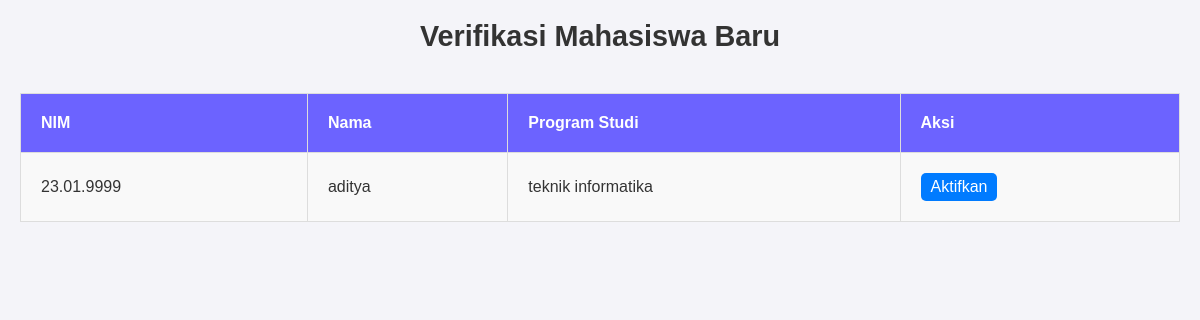
/verifikasi_mahasiswa.php (signed in), run on the app's committed database.
### tables this page shows
CREATE TABLE `mahasiswa` (
  `id` int(11) NOT NULL,
  `nim` varchar(20) DEFAULT NULL,
  `nama` varchar(100) NOT NULL,
  `program_studi` varchar(50) NOT NULL,
  `user_id` int(11) DEFAULT NULL,
  `status` enum('admin_input','registered') DEFAULT NULL,
  `password` varchar(255) NOT NULL
);

### verifikasi_mahasiswa.php (the view, shortened to what this page needs)
<?php
require_once "config.php";
$stmt = $pdo->query("
    SELECT m.*
    FROM mahasiswa m
    LEFT JOIN mahasiswa_aktif ma ON m.id = ma.mahasiswa_id
    WHERE ma.id IS NULL
");
$mahasiswa_baru = $stmt->fetchAll();
?>
<!DOCTYPE html>
<html lang="en">
<head>
    <link rel="stylesheet" href="index.css">
</head>
<body>
    <h1>Verifikasi Mahasiswa Baru</h1>
    <table border="1">
        <tr>
            <th>NIM</th>
            <th>Nama</th>
            <th>Program Studi</th>
            <th>Aksi</th>
        </tr>
        <?php foreach ($mahasiswa_baru as $mhs): ?>
        <tr>
            <td><?= htmlspecialchars($mhs['nim']) ?></td>
            <td><?= htmlspecialchars($mhs['nama']) ?></td>
            <td><?= htmlspecialchars($mhs['program_studi']) ?></td>
            <td>
                <form method="POST">
                    <button type="submit" name="activate" class="activate-button">Aktifkan</button>
                </form>
            </td>
        </tr>
        <?php endforeach; ?>
    </table>
</body>
</html>

### index.css (style rules this page uses)
* { box-sizing: border-box; margin: 0; padding: 0; font-family: Arial, sans-serif; }
body { display: flex; flex-direction: column; align-items: center; padding: 20px; background-color: #f4f4f9; color: #333; }
h1 { font-size: 1.8em; color: #333; margin-bottom: 20px; }
.activate-button { display: inline-block; padding: 5px 10px; border-radius: 5px; font-size: 1em; color: #ffffff; text-align: center; transition: background-color 0.3s; text-decoration: none; border: none; }
.activate-button { background-color: #007bff; }
table { width: 100%; max-width: 100%; border-collapse: collapse; margin-top: 20px; }
table, th, td { border: 1px solid #ddd; }
th, td { padding: 20px; text-align: left; }
th { background-color: #6c63ff; color: white; font-weight: bold; }
td { background-color: #ffffff; }
tr:nth-child(even) td { background-color: #f9f9f9; }

### data on the page
mahasiswa: nim "23.01.9999", nama "aditya", program_studi "teknik informatika"
